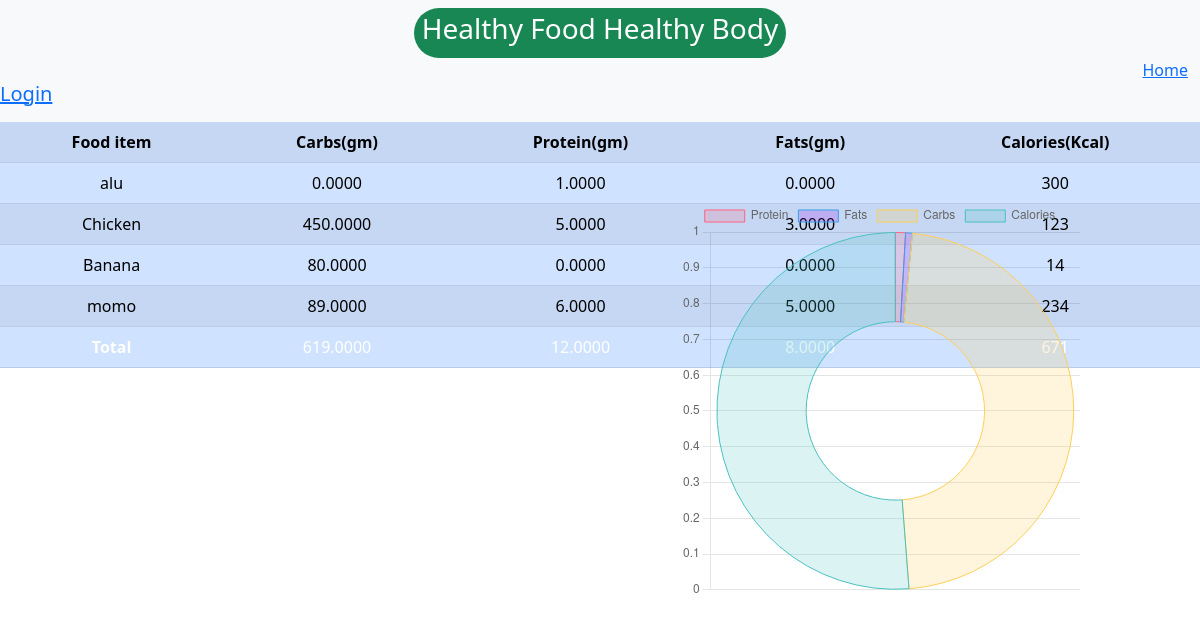
The page /details/ on the database as committed earlier.
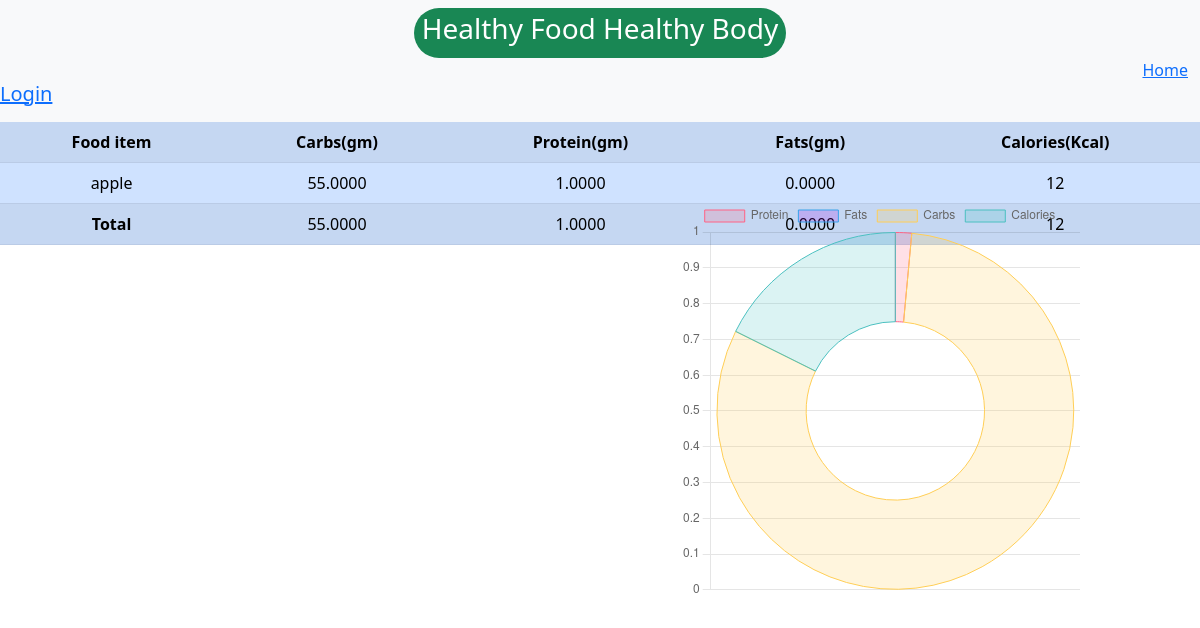
The same page on the database as committed later.
### base/models.py (models this page shows, shortened)
class AddFood(models.Model):
    name_of_food = models.CharField(max_length=150)
    calorie = models.IntegerField()
    protein = models.DecimalField(default=0,max_digits=20,decimal_places=4)
    fats = models.DecimalField(default=0,max_digits=20,decimal_places=4)
    carbs = models.DecimalField(default=0,max_digits=20,decimal_places=4)

### base/views.py (the view)
# urls.py: path("details/", views.details, name="details"),
def details(request):
    food_details = AddFood.objects.all()
    calories_consumed = []
    protein_consumed = []
    fats_consumed = []
    carbs_consumed = []
    for calories in food_details:
        calories_consumed.append(calories.calorie)   # add calories value in list
        protein_consumed.append(calories.protein)   # add protein value in list
        fats_consumed.append(calories.fats)         # add fats value in list
        carbs_consumed.append(calories.carbs)        # add carbs value in list
    total_calories,total_protein,total_fats,total_carbs = 0,0,0,0
    for c,p,f,b in zip(calories_consumed, protein_consumed,fats_consumed,carbs_consumed):
        total_calories += c
        total_protein += p
        total_fats += f
        total_carbs += b
    context = {
        'food_details': food_details,
        'total_calories': total_calories,
        'total_protein': total_protein,
        'total_fats': total_fats,
        'total_carbs': total_carbs,
    }
    return render(request, 'base/details.html', context)

### base/templates/base/details.html (shortened to what this page needs)
{% extends 'base/navbar.html' %}
{% block content %}
<table id="table" class="table table-striped table-primary">
  <tr class="bg-info text-white">
      <th style="text-align:center">Food item</th>
      <th style="text-align:center">Carbs(gm)</th>
      <th style="text-align:center">Protein(gm)</th>
      <th style="text-align:center">Fats(gm)</th>
      <th style="text-align:center">Calories(Kcal)</th>
  </tr>
  {% for food in food_details %}
  <tr>
      <td style="text-align:center">{{food.name_of_food}}</td>
      <td style="text-align:center">{{food.carbs}}</td>
      <td style="text-align:center">{{food.protein}}</td>
      <td style="text-align:center">{{food.fats}}</td>
      <td style="text-align:center">{{food.calorie}}</td>
  </tr>
  {% endfor %}
  <tr class="bg-info text-white">
      <td style="text-align:center" id="name"><b>Total</b></td>
      <td style="text-align:center" id="totalCarbs"><b></b>{{total_carbs}}</td>
      <td style="text-align:center" id="totalProtien"><b></b>{{total_protein}}</td>
      <td style="text-align:center" id="totalFats"><b></b>{{total_fats}}</td>
      <td style="text-align:center" id="totalCalories"><b></b>{{total_calories}}</td>
  </tr>
</table>
<div class="chart-container">
<canvas id="myChart" width="400" heigth="400"></canvas>
</div>
<script>
    const ctx = document.getElementById('myChart').getContext('2d');
    const myChart = new Chart(ctx,
    {
        type: 'doughnut',  // bar, pie, line
        data: {
            labels: ['Protein', 'Fats', 'Carbs', 'Calories'],       //for name
            datasets: [{
                label: 'Composition Of Nutrients',
                data: ['{{total_protein}}','{{total_fats}}','{{total_carbs}}','{{total_calories}}'], //passing django variable to javascript array
                backgroundColor: [
                    'rgba(255, 99, 132, 0.2)',
                    'rgba(154, 12, 235, 0.2)',
                    'rgba(255, 206, 86, 0.2)',
                    'rgba(75, 192, 192, 0.2)',
                    'rgba(153, 102, 255, 0.2)',
                    'rgba(255, 159, 64, 0.2)'
                ],
                borderColor: [
                    'rgba(255, 99, 132, 1)',
                    'rgba(54, 162, 235, 1)',
                    'rgba(255, 206, 86, 1)',
                    'rgba(75, 192, 192, 1)',
                    'rgba(153, 102, 255, 1)',
                    'rgba(255, 159, 64, 1)'
                ],
                borderWidth: 1
            }]
        },
        options: {
            responsive: false,
            maintainAspectRatio: false,
            scales: {
                y: {
                    beginAtZero: true
                }
            }
        }
    });
</script>
{% endblock content %}

### base/templates/base/navbar.html (shortened to what this page needs)
<!DOCTYPE html>
{% load static %}
<html>
<head>
    <link rel="stylesheet" type="text/css" href="{% static 'base/main.css' %}">
    <link href="https://cdn.jsdelivr.net/npm/bootstrap@5.2.0-beta1/dist/css/bootstrap.min.css" rel="stylesheet">
</head>
<body >
    <nav class="navbar bg-light">
      <div class="container-fluid justify-content-center">
        <span class="badge rounded-pill text-bg-success"><h3>Healthy Food Healthy Body</h3></span>
      </div>
     <div class="container-fluid justify-content-end">
      <a href="{% url 'home' %}">Home</a>
     </div>
     <div>
        {% if user.is_authenticated %}
        <h5><a href="{% url 'logout' %}">logout</a></h5>
        {% else %}
        <h5><a href="{% url 'loginpage' %}">Login</a></h5>
        {% endif %}
     </div>
    </nav>
    {% block content %}
    {% endblock content %}
</body>
</html>

### base/static/base/main.css (style rules this page uses)
.chart-container { display: flex; margin: auto; float: right; width: 400px; }
#myChart { position: absolute; top: 25%; right: 10%; }

Rows that differ between the two databases and show on the page:
removed AddFood: name_of_food "alu", carbs "0.0000", protein "1.0000", fats "0.0000", calorie "300"
removed AddFood: name_of_food "Chicken", carbs "450.0000", protein "5.0000"
removed AddFood: name_of_food "Banana", carbs "80.0000", protein "0.0000"
removed AddFood: name_of_food "momo", carbs "89.0000", protein "6.0000"
added AddFood: name_of_food "apple", carbs "55.0000", protein "1.0000", fats "0.0000", calorie "12"
Other text that changed with them:
{{ total_carbs }}: "619.0000" → "55.0000"
{{ total_protein }}: "12.0000" → "1.0000"
chart data {{ total_protein }}: 12.0000 → 1.0000
chart data {{ total_fats }}: 8.0000 → 0.0000
chart data {{ total_carbs }}: 619.0000 → 55.0000
chart data {{ total_calories }}: 671 → 12
